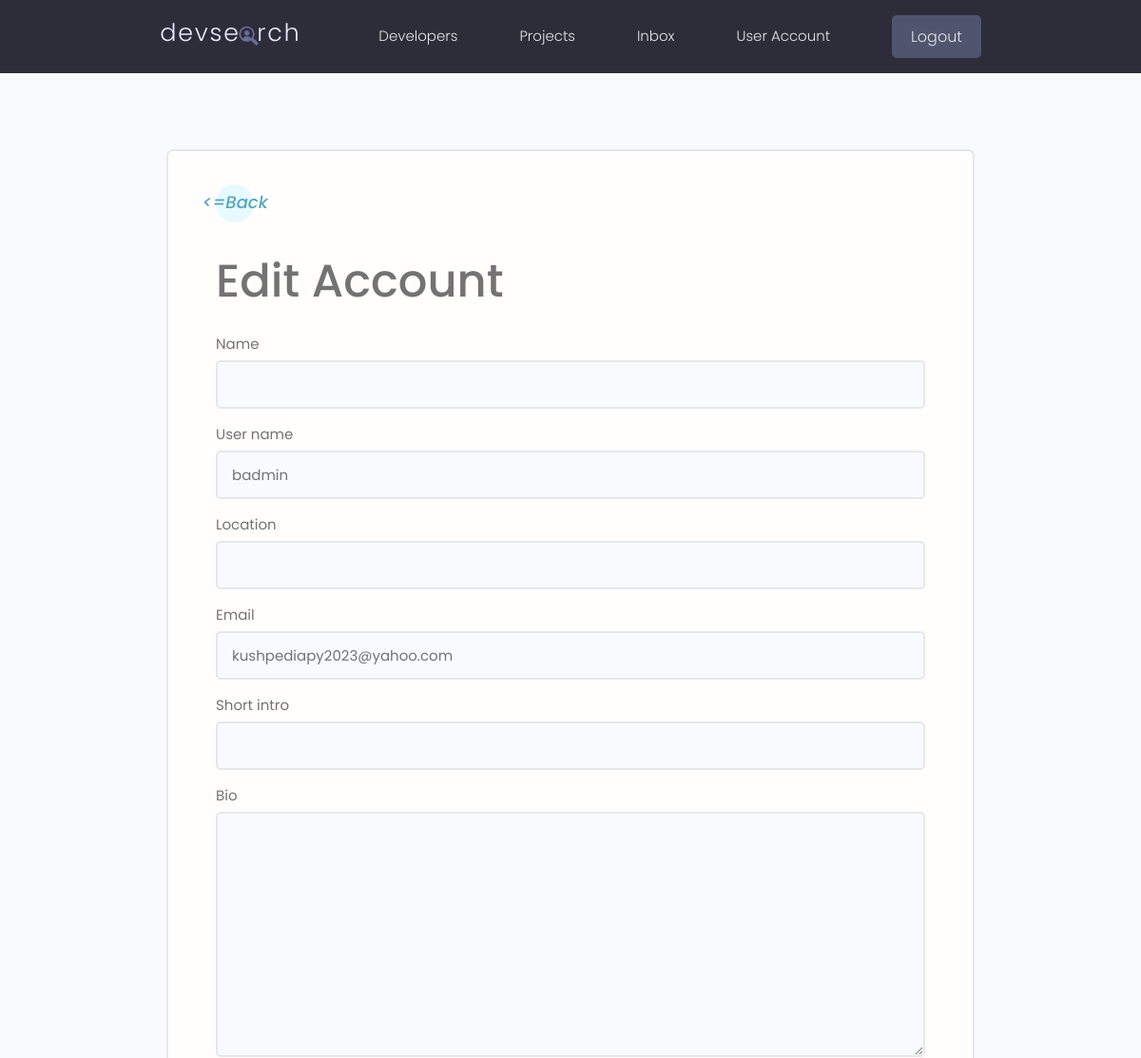
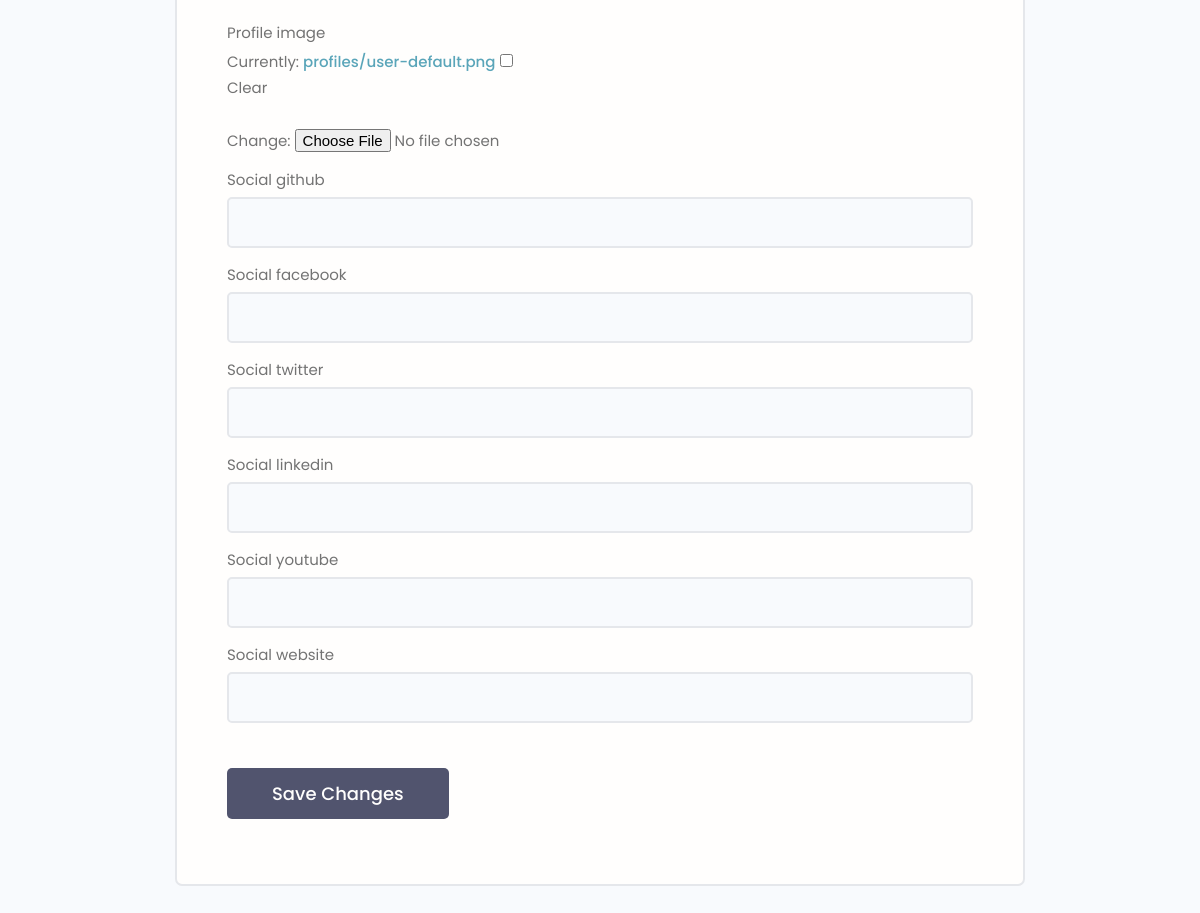
Page /edit-account/ (signed in) on the earlier database version (2 pictures, top to bottom).
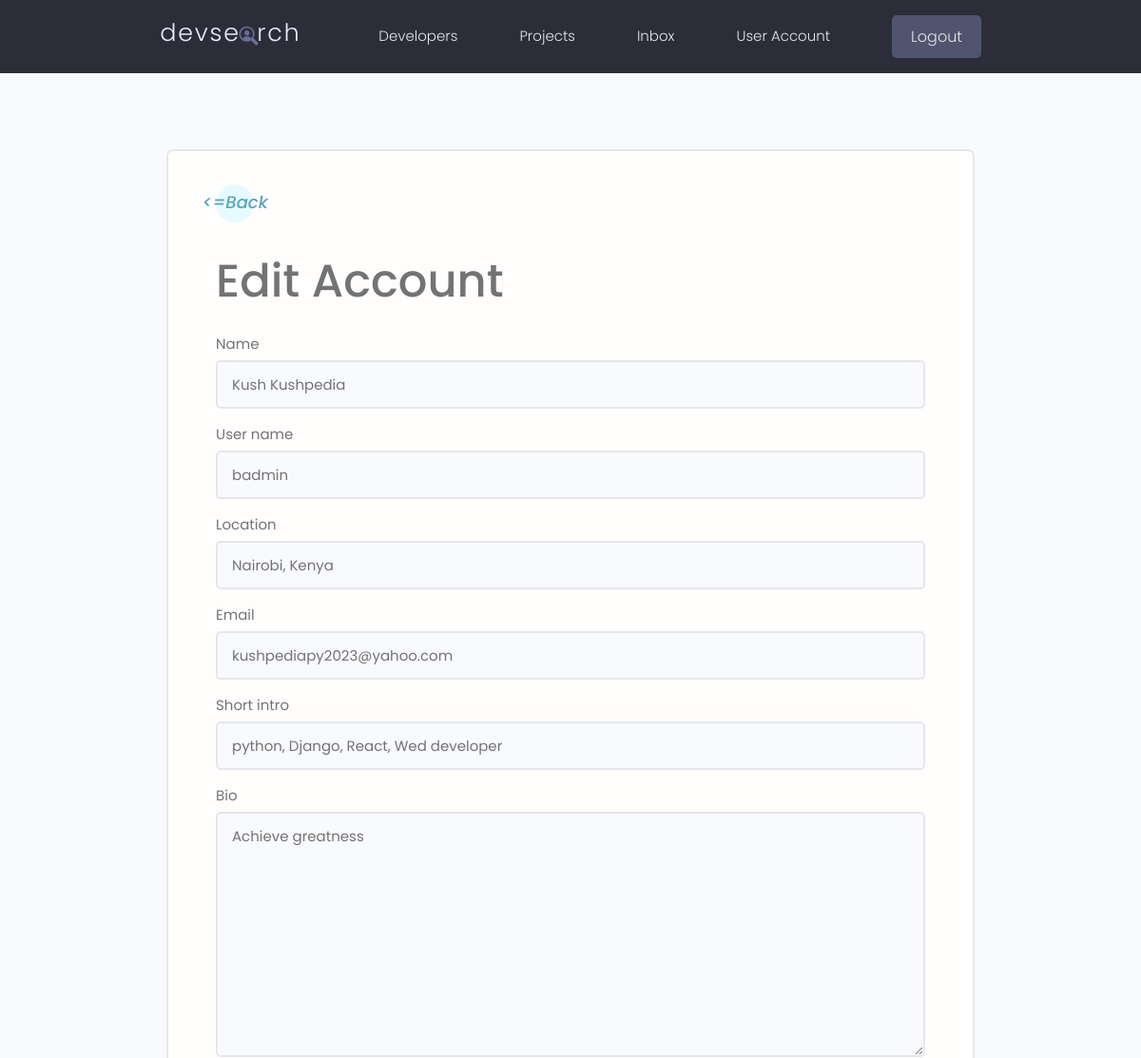
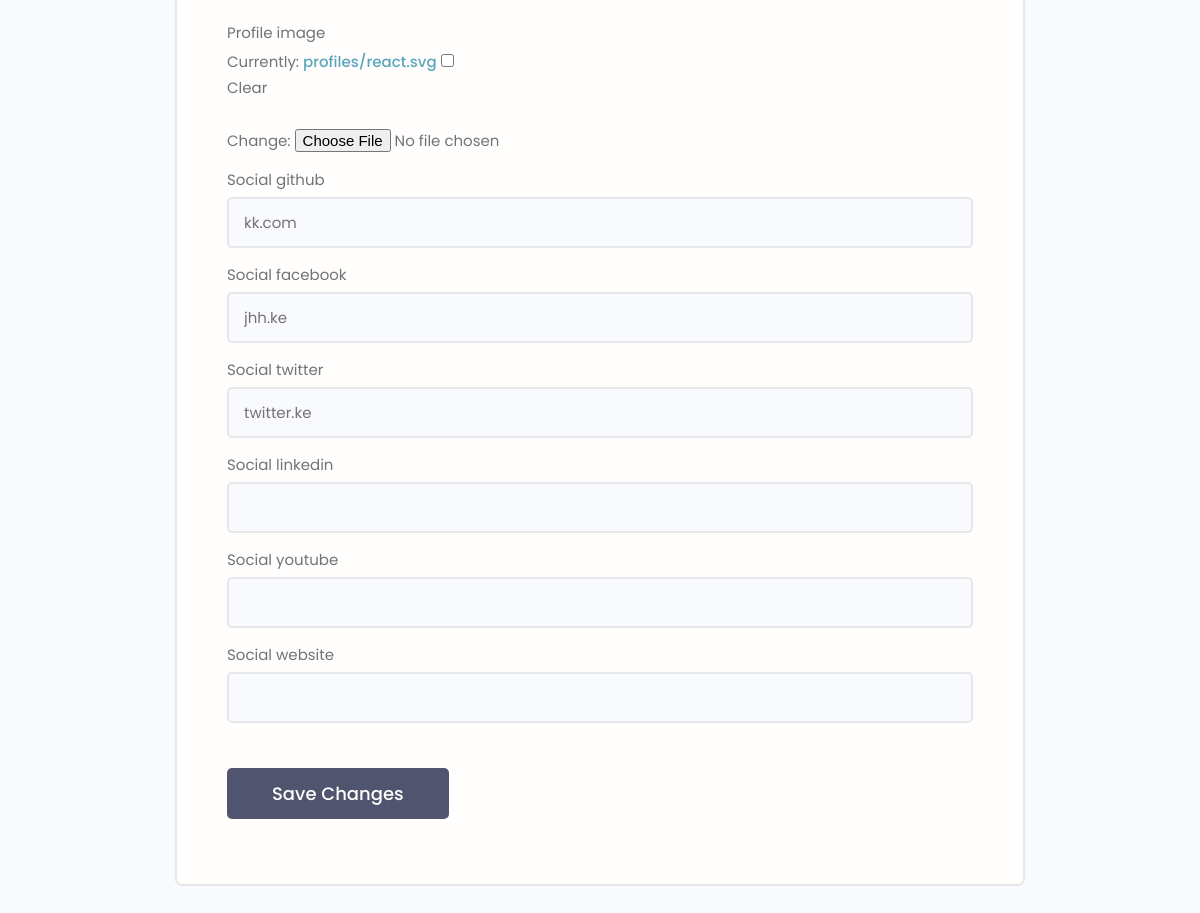
Same page on the later database version (2 pictures, top to bottom).
### users/models.py (models this page shows, shortened)
class Profile(models.Model):
    user  = models.OneToOneField(User, on_delete=models.CASCADE, null=True, blank=True)
    name = models.CharField(max_length=200,null=True, blank=True)
    user_name = models.CharField(max_length=200,null=True, blank=True)
    location = models.CharField(max_length=200,null=True, blank=True)
    email = models.EmailField(max_length=500, null=True, blank=True)
    short_intro = models.CharField(max_length=200, null=True, blank=True)
    bio = models.TextField(null=True, blank=True)
    profile_image = models.FileField(null=True, blank=True,
                                    upload_to='profiles/', default="profiles/user-default.png")
    social_github = models.CharField(max_length=200,null=True, blank=True)
    social_facebook = models.CharField(max_length=200,null=True, blank=True)
    social_twitter = models.CharField(max_length=200,null=True, blank=True)
    social_linkedin = models.CharField(max_length=200,null=True, blank=True)
    social_youtube = models.CharField(max_length=200,null=True, blank=True)
    social_website = models.CharField(max_length=200,null=True, blank=True)
    created =models.DateTimeField(auto_now_add=True)
    id = models.UUIDField(default=uuid.uuid4, unique=True,editable=False,
                            primary_key=True)
    class Meta:
        ordering : ['created']

### users/views.py (the view)
# urls.py: path('edit-account/', views.editAccount, name='edit-account'),
@login_required(login_url='login')
def editAccount(request):
    profile = request.user.profile
    form = ProfileForm(instance=profile)
    if request.method == 'POST':
        form = ProfileForm(request.POST, request.FILES, instance = profile)
        if form.is_valid():
            form.save()
            return redirect('account')
    context = {'form':form}
    return render(request, 'users/profile_form.html', context)

### users/forms.py
class ProfileForm(ModelForm):
    class Meta:
        model = Profile
        fields = ['name', 'user_name', 'location', 'email', 'short_intro',
                'bio', 'profile_image', 'social_github', 'social_facebook',
                'social_twitter', 'social_linkedin', 'social_youtube', 'social_website']
    def __init__(self, *args, **kwargs):
            super(ProfileForm, self).__init__(*args, **kwargs)
            for name, field in self.fields.items():
                field.widget.attrs.update(
                        {'class':'input'}
                        )

### users/templates/users/profile_form.html (shortened to what this page needs)
{% extends 'main.html' %}
{% block content %}
<main class="formPage my-xl">
    <div class="content-box">
        <div class="formWrapper">
            <a class="backButton" href="{% url 'account' %}"><i class="im im-angle-left"><=Back</i></a>
            <br>
            <h1>Edit Account</h1>
            <form  action="{% url 'edit-account' %}" method="post" enctype="multipart/form-data" class="form">
                {% for field in form %}
                <div class="form__field">
                    <label for="formInput#text">{{field.label}} </label>
                    {{field}}
                </div>
                {% endfor %}
                <input class="btn btn--sub btn--lg  my-md" type="submit" value="Save Changes" />
            </form>
        </div>
    </div>
</main>
{% endblock content %}

Differences in the rows shown:
changed Profile "badmin": name (not shown) → "Kush Kushpedia"; location (not shown) → "Nairobi, Kenya"; short_intro (not shown) → "python, Django, React, Wed developer"; bio (not shown) → "Achieve greatness"; social_github (not shown) → "kk.com"; social_facebook (not shown) → "jhh.ke"; social_twitter (not shown) → "twitter.ke"
Other differences:
text no longer shown: "Currently: profiles/user-default.png Clear Change:"
text now shown: "Currently: profiles/react.svg Clear Change:"
